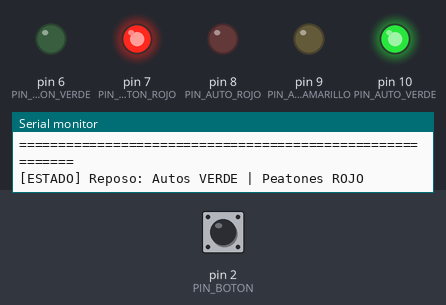
Simulated run of this sketch. Board: Arduino Uno, built with avr-gcc and run on an emulated ATmega328P. On the bench: output pins drawn as LEDs (lit = HIGH), the last lines printed to the serial monitor. The inputs (shaded band) are chosen by the test bench; at power-on: pin 2 (PIN_BOTON) HIGH.

Above: at 1.4 s.
1.5 s: pin 2 (PIN_BOTON) pulled LOW for 0.15 s
At 5.2 s:
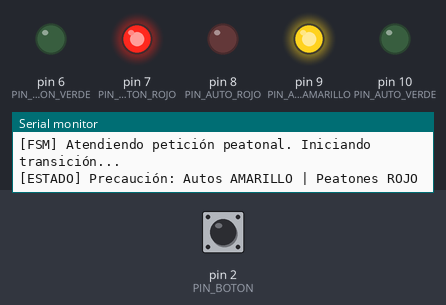
At 7.5 s:
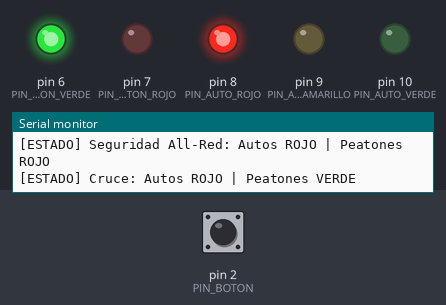
Timing chart, 0 to 13.6 s (numbered marks = the images above; inputs shaded):
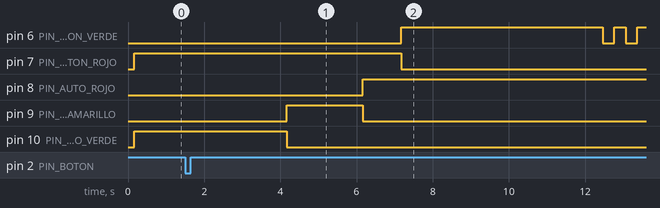

Measured:
- after the input at 1.5 s, pin 6 (PIN_PEATON_VERDE): goes HIGH 5.3 s, LOW 0.30 s, HIGH 0.30 s, LOW 0.30 s, then HIGH, starting after 5.7 s; pin 7 (PIN_PEATON_ROJO): HIGH → LOW after 5.7 s; pin 8 (PIN_AUTO_ROJO): LOW → HIGH after 4.7 s; pin 9 (PIN_AUTO_AMARILLO): LOW → HIGH after 2.7 s, → LOW 2.0 s later; pin 10 (PIN_AUTO_VERDE): HIGH → LOW after 2.7 s

The sketch:

04_Semaforo_Boton_Peatonal.ino
```cpp
/*
 * ==============================================================================
 * PROYECTO 4: Semáforo Inteligente a Demanda con Botón Peatonal (FSM no bloqueante)
 * ==============================================================================
 * Descripción:
 *   Sistema de semaforización a demanda operado mediante máquina de estados
 *   finitos (FSM) y temporización con millis() y antirrebote (debouncing).
 *
 * Lógica Operativa:
 *   1. ESTADO_REPOSO: Autos en VERDE permanente, peatones en ROJO.
 *   2. Al pulsar el botón (Pin 2 con INPUT_PULLUP), se registra la solicitud.
 *   3. Se respeta un tiempo mínimo de verde vehicular (TIEMPO_MINIMO_AUTO_VERDE)
 *      para evitar congestión y frenadas bruscas.
 *   4. Secuencia de Cruce:
 *      - Autos AMARILLO (2 s)
 *      - Despeje ALL-RED (1 s)
 *      - Peatones VERDE fijo (5 s)
 *      - Peatones VERDE parpadeante (2.5 s)
 *      - Peatones ROJO (1 s)
 *      - Retorno a ESTADO_REPOSO con autos en VERDE.
 *
 * Conexiones de Hardware:
 *   [Semáforo Vehicular]
 *   - Pin 10 -> LED Verde Vehicular (R = 220 Ω a GND)
 *   - Pin 9  -> LED Amarillo Vehicular (R = 220 Ω a GND)
 *   - Pin 8  -> LED Rojo Vehicular (R = 220 Ω a GND)
 *
 *   [Semáforo Peatonal]
 *   - Pin 7  -> LED Rojo Peatonal (R = 220 Ω a GND)
 *   - Pin 6  -> LED Verde Peatonal (R = 220 Ω a GND)
 *
 *   [Botón Peatonal]
 *   - Pin 2  -> Terminal 1 del pulsador
 *   - GND    -> Terminal 2 del pulsador
 *   (Se utiliza la resistencia pull-up interna del microcontrolador: INPUT_PULLUP)
 * ==============================================================================
 */

// Asignación de Pines
const uint8_t PIN_AUTO_VERDE    = 10;
const uint8_t PIN_AUTO_AMARILLO = 9;
const uint8_t PIN_AUTO_ROJO     = 8;
const uint8_t PIN_PEATON_ROJO   = 7;
const uint8_t PIN_PEATON_VERDE  = 6;
const uint8_t PIN_BOTON         = 2; // Pin de interrupción externa INT0

// Parámetros Temporales (milisegundos)
const unsigned long TIEMPO_MIN_VERDE_AUTO = 4000; // Mínimo de tiempo verde vehicular
const unsigned long TIEMPO_AUTO_AMARILLO  = 2000; // Duración amarillo vehicular
const unsigned long TIEMPO_ALL_RED        = 1000; // Despeje total de seguridad
const unsigned long TIEMPO_PEATON_VERDE   = 5000; // Paso peatonal libre
const unsigned long TIEMPO_AVISO_PEATON   = 2400; // Parpadeo verde peatonal
const unsigned long TIEMPO_DEBOUNCE       = 200;  // Tiempo antirrebote mecánico

// Definición de Estados de la FSM
enum EstadoSemaforo {
  ESTADO_REPOSO_AUTO_VERDE,
  ESTADO_AUTO_AMARILLO,
  ESTADO_SEGURIDAD_ALL_RED_1,
  ESTADO_PEATON_VERDE,
  ESTADO_PEATON_AVISO_PARPADEO,
  ESTADO_SEGURIDAD_ALL_RED_2
};

// Variables de Control
EstadoSemaforo estadoActual = ESTADO_REPOSO_AUTO_VERDE;
unsigned long tiempoInicioEstado = 0;
unsigned long tiempoUltimoCambioVerdeAuto = 0;
unsigned long ultimoTiempoBoton = 0;
volatile bool peticionPeatonal = false;

// Variables para parpadeo no bloqueante
unsigned long ultimoParpadeo = 0;
bool estadoParpadeo = false;

void setup() {
  Serial.begin(9600);
  Serial.println(F("=========================================================="));
  Serial.println(F(" Sistema Iniciado: 04 - Semáforo con Botón Peatonal"));
  Serial.println(F(" Presione el botón en Pin 2 para solicitar cruce."));
  Serial.println(F("=========================================================="));

  // Configuración de salidas
  pinMode(PIN_AUTO_VERDE, OUTPUT);
  pinMode(PIN_AUTO_AMARILLO, OUTPUT);
  pinMode(PIN_AUTO_ROJO, OUTPUT);
  pinMode(PIN_PEATON_ROJO, OUTPUT);
  pinMode(PIN_PEATON_VERDE, OUTPUT);

  // Configuración de entrada con Pull-up interna (Presionado = LOW)
  pinMode(PIN_BOTON, INPUT_PULLUP);

  // Estado inicial por defecto
  cambiarEstado(ESTADO_REPOSO_AUTO_VERDE);
}

void loop() {
  // 1. Detección no bloqueante del botón con antirrebote
  verificarBoton();

  // 2. Máquina de Estados Finitos (FSM)
  unsigned long ahora = millis();

  switch (estadoActual) {

    case ESTADO_REPOSO_AUTO_VERDE:
      // Si hay una petición y ya pasó el tiempo mínimo garantizado para autos
      if (peticionPeatonal && (ahora - tiempoUltimoCambioVerdeAuto >= TIEMPO_MIN_VERDE_AUTO)) {
        Serial.println(F("[FSM] Atendiendo petición peatonal. Iniciando transición..."));
        cambiarEstado(ESTADO_AUTO_AMARILLO);
      }
      break;

    case ESTADO_AUTO_AMARILLO:
      if (ahora - tiempoInicioEstado >= TIEMPO_AUTO_AMARILLO) {
        cambiarEstado(ESTADO_SEGURIDAD_ALL_RED_1);
      }
      break;

    case ESTADO_SEGURIDAD_ALL_RED_1:
      if (ahora - tiempoInicioEstado >= TIEMPO_ALL_RED) {
        cambiarEstado(ESTADO_PEATON_VERDE);
      }
      break;

    case ESTADO_PEATON_VERDE:
      if (ahora - tiempoInicioEstado >= TIEMPO_PEATON_VERDE) {
        cambiarEstado(ESTADO_PEATON_AVISO_PARPADEO);
      }
      break;

    case ESTADO_PEATON_AVISO_PARPADEO:
      // Manejo no bloqueante del parpadeo del verde peatonal cada 300 ms
      if (ahora - ultimoParpadeo >= 300) {
        ultimoParpadeo = ahora;
        estadoParpadeo = !estadoParpadeo;
        digitalWrite(PIN_PEATON_VERDE, estadoParpadeo ? HIGH : LOW);
      }

      if (ahora - tiempoInicioEstado >= TIEMPO_AVISO_PEATON) {
        cambiarEstado(ESTADO_SEGURIDAD_ALL_RED_2);
      }
      break;

    case ESTADO_SEGURIDAD_ALL_RED_2:
      if (ahora - tiempoInicioEstado >= TIEMPO_ALL_RED) {
        // Fin de la atención a la petición
        peticionPeatonal = false;
        Serial.println(F("[FSM] Ciclo peatonal finalizado. Volviendo a flujo vehicular."));
        cambiarEstado(ESTADO_REPOSO_AUTO_VERDE);
      }
      break;
  }
}

// Función para registrar la pulsación del botón evitando rebotes mecánicos
void verificarBoton() {
  if (digitalRead(PIN_BOTON) == LOW) { // Pulsador presionado a GND
    unsigned long ahora = millis();
    if (ahora - ultimoTiempoBoton >= TIEMPO_DEBOUNCE) {
      if (!peticionPeatonal && estadoActual == ESTADO_REPOSO_AUTO_VERDE) {
        peticionPeatonal = true;
        Serial.println(F("[EVENTO] ¡Botón peatonal presionado! Solicitud registrada."));
      }
      ultimoTiempoBoton = ahora;
    }
  }
}

// Transición segura entre estados y ajuste de salidas digitales
void cambiarEstado(EstadoSemaforo nuevoEstado) {
  estadoActual = nuevoEstado;
  tiempoInicioEstado = millis();

  switch (nuevoEstado) {
    case ESTADO_REPOSO_AUTO_VERDE:
      // Autos en Verde, Peatones en Rojo
      setSalidas(HIGH, LOW, LOW, HIGH, LOW);
      tiempoUltimoCambioVerdeAuto = millis();
      Serial.println(F("[ESTADO] Reposo: Autos VERDE | Peatones ROJO"));
      break;

    case ESTADO_AUTO_AMARILLO:
      // Autos en Amarillo, Peatones en Rojo
      setSalidas(LOW, HIGH, LOW, HIGH, LOW);
      Serial.println(F("[ESTADO] Precaución: Autos AMARILLO | Peatones ROJO"));
      break;

    case ESTADO_SEGURIDAD_ALL_RED_1:
    case ESTADO_SEGURIDAD_ALL_RED_2:
      // Todos en Rojo por seguridad
      setSalidas(LOW, LOW, HIGH, HIGH, LOW);
      Serial.println(F("[ESTADO] Seguridad All-Red: Autos ROJO | Peatones ROJO"));
      break;

    case ESTADO_PEATON_VERDE:
      // Autos en Rojo, Peatones en Verde
      setSalidas(LOW, LOW, HIGH, LOW, HIGH);
      Serial.println(F("[ESTADO] Cruce: Autos ROJO | Peatones VERDE"));
      break;

    case ESTADO_PEATON_AVISO_PARPADEO:
      // Autos en Rojo, Verde Peatonal iniciará parpadeo
      setSalidas(LOW, LOW, HIGH, LOW, HIGH);
      estadoParpadeo = true;
      ultimoParpadeo = millis();
      Serial.println(F("[ESTADO] Aviso Peatonal: Verde parpadeando"));
      break;
  }
}

// Asignación atómica de pines de salida
void setSalidas(uint8_t aV, uint8_t aA, uint8_t aR, uint8_t pR, uint8_t pV) {
  digitalWrite(PIN_AUTO_VERDE, aV);
  digitalWrite(PIN_AUTO_AMARILLO, aA);
  digitalWrite(PIN_AUTO_ROJO, aR);
  digitalWrite(PIN_PEATON_ROJO, pR);
  digitalWrite(PIN_PEATON_VERDE, pV);
}
```
